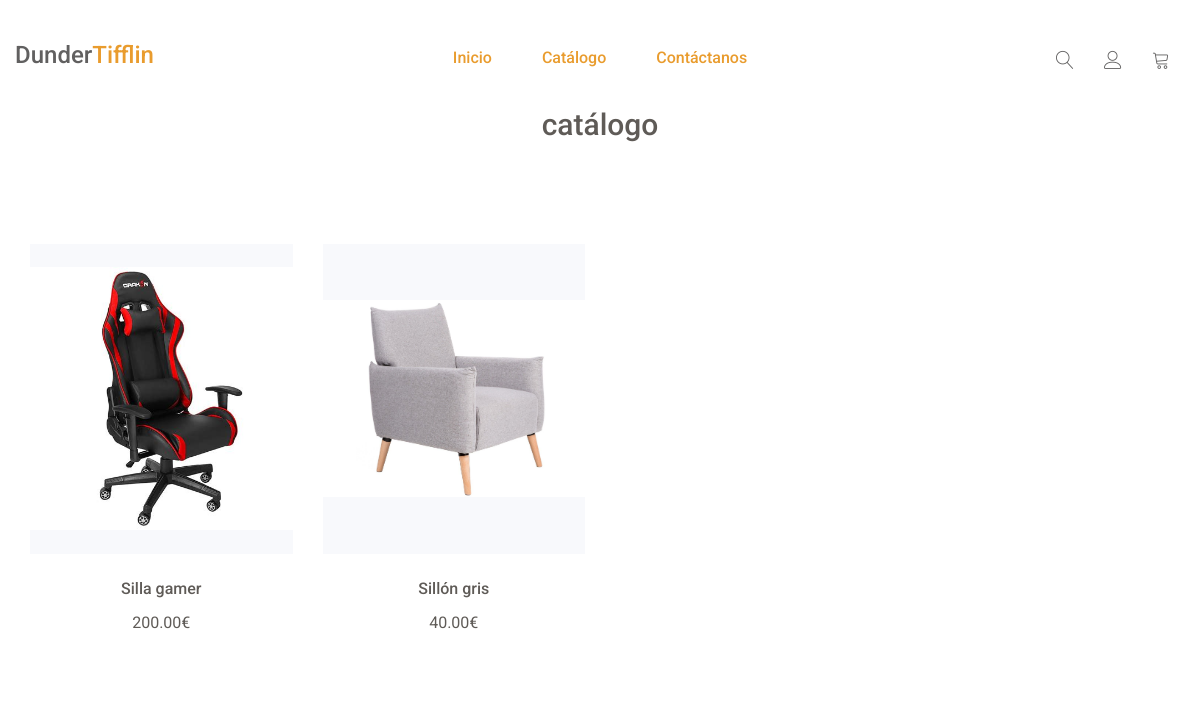
The page /productos/categoria/1/ on the database its author committed.
### producto/models.py (models this page shows, shortened)
class Producto(models.Model):
    nombre = models.CharField(max_length=200, unique=True, null=False, blank=False)
    descripcion = models.TextField(null=False, blank=True)
    precio = models.DecimalField(max_digits=10, decimal_places=2)
    cantidad_en_stock = models.PositiveIntegerField(default=0)  # Control de inventario
    categoria = models.ForeignKey(Categoria, on_delete=models.SET_NULL, null=True, blank=True, default=None, db_column='categoria')  # Referencing the Categoria model
    fabricante = models.ForeignKey(Fabricante, on_delete=models.SET_NULL, null=True, related_name='productos')
    destacado = models.BooleanField(default=False)  # Para escaparate principal
    agotado = models.BooleanField(default=False)  # Para marcar productos sin disponibilidad explícitamente
    fecha_creacion = models.DateTimeField(auto_now_add=True)
    fecha_actualizacion = models.DateTimeField(auto_now=True)
    foto = models.ImageField(upload_to='images/')
    class Meta:
        verbose_name_plural = "Productos"
        ordering = ['nombre']

### producto/views.py (the view)
# urls.py: path('', views.listar_productos, name='catalogo'),  # Lista todos los productos
def listar_productos(request, categoria_id=None, fabricante_id=None):
    categorias = Categoria.objects.all()
    fabricantes = Fabricante.objects.all()
    productos = Producto.objects.filter(agotado=False, cantidad_en_stock__gt=0)  # Solo productos disponibles
    if categoria_id:
        productos = productos.filter(categoria_id=categoria_id)
    if fabricante_id:
        productos = productos.filter(fabricante_id=fabricante_id)
    return render(request, 'producto/catalogo.html', {
        'productos': productos,
        'categorias': categorias,
        'fabricantes': fabricantes,
        'categoria_actual': categoria_id,
        'fabricante_actual': fabricante_id,
    })

### producto/templates/producto/catalogo.html (shortened to what this page needs)
{% load static %}
<!doctype html>
<html class="no-js" lang="en">
	<head>
		<link rel="stylesheet" href="{% static 'css/font-awesome.min.css' %}">
		<link rel="stylesheet" href="{% static 'css/linearicons.css' %}">
		<link rel="stylesheet" href="{% static 'css/animate.css' %}">
		<link rel="stylesheet" href="{% static 'css/owl.carousel.min.css' %}">
		<link rel="stylesheet" href="{% static 'css/owl.theme.default.min.css' %}">
		<link rel="stylesheet" href="{% static 'css/bootstrap.min.css' %}">
		<link rel="stylesheet" href="{% static 'css/bootsnav.css' %}">
		<link rel="stylesheet" href="{% static 'css/style.css' %}">
		<link rel="stylesheet" href="{% static 'css/responsive.css' %}">
	</head>
	<body>
		<header id="home" class="welcome-hero">
			{% include 'navbar_inicio.html' %}
		</header>
		<section id="new-arrivals" class="new-arrivals">
			<div class="container">
				<div class="section-header">
                    <br>
					<h2>catálogo</h2>
				</div>
				<div class="new-arrivals-content">
					<div class="row">
                        {% for producto in productos%}
                        <div class="col-md-3 col-sm-4">
							<div class="single-new-arrival">
								<a href="{% url 'ficha_producto' producto.id%}">
									<div class="single-new-arrival-bg">
										<img src="{{producto.foto.url}}" alt="new-arrivals images">
									</div>
								</a>
								<h4>
									<a href="{% url 'ficha_producto' producto.id%}">{{producto.nombre}}</a>
								</h4>
								<p class="arrival-product-price">{{producto.precio}}€</p>
							</div>
						</div>
                        {% endfor %}
					</div>
				</div>
			</div>
		</section>
    </body>
</html>

### inicio/static/css/bootsnav.css (style rules this page uses)
body { -webkit-transition: all 0.3s ease-in-out; -moz-transition: all 0.3s ease-in-out; -o-transition: all 0.3s ease-in-out; -ms-transition: all 0.3s ease-in-out; transition: all 0.3s ease-in-out; }

### inicio/static/css/style.css (style rules this page uses)
* { padding: 0; margin: 0; }
* { -webkit-box-sizing:border-box; -moz-box-sizing:border-box; -o-box-sizing:border-box; -ms-box-sizing:border-box; box-sizing:border-box; }
body { font-family: 'Roboto', sans-serif; font-size:16px; color:#a09e9c; background: #fff; text-transform: none; max-width:1920px; margin:0 auto; overflow-x:hidden; }
a,a:hover,a:active,a:focus { display:inline-block; text-decoration:none; color: #616060; font-size:16px; padding:0; font-weight: 500; }
h1,h2,h3,h4,h5,h6 { margin: 0; color:#5f5b57; font-size: 18px; font-weight: 500; }
p { margin: 0; color:#a09e9c; font-size:16px; line-height: 1.8; }
img { border:none;max-width:100%; height:auto; }
html,body { height: 100%; }
.section-header { position: relative; text-align: center; }
.section-header h2 { font-size: 30px; font-weight: 500; }
.welcome-hero { position: relative; z-index: 1; background: #f8f9fd; }
.new-arrivals { padding:85px 0 70px; }
.new-arrivals-content { margin-top: 80px; }
.single-new-arrival { margin-bottom: 50px;text-align: center; }
.single-new-arrival-bg { position: relative; min-height: 310px; background: #f8f9fc; display: flex; align-items: center; justify-content:center; overflow:hidden; }
.single-new-arrival-bg img { width:auto; height:auto; -webkit-transition: .3s linear; -moz-transition: .3s linear; -ms-transition: .3s linear; -o-transition: .3s linear; transition: .3s linear; }
.single-new-arrival h4 a { color:#5f5b57; font-size:16px; font-weight:500; margin:26px 0 12px; }
.arrival-product-price { color:#5f5b57; font-size: 16px; font-weight: 400; }

### rows shown on the page
Producto: foto (picture), nombre "Silla gamer", precio "200.00"
Producto: foto (picture), nombre "Sillón gris", precio "40.00"
